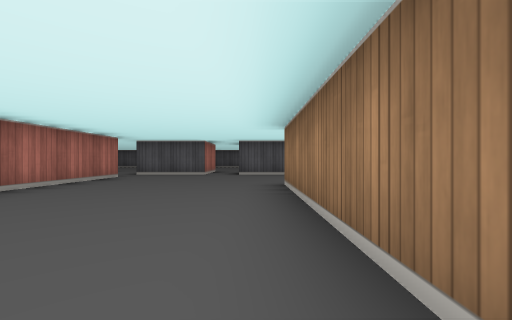
[1] (above)

18 first-person views from a walk through a cub3D maze. The camera is about half as high as the walls, looks level and sees 90° across. The floor is counted in squares. Each view is taken from the middle of a square. On the plan, view 1 faces up. The plan holds only what a view shows up to about 9 squares ahead; the rest is blank.

[2]
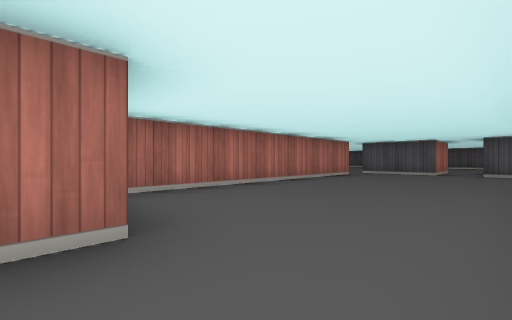

[3]
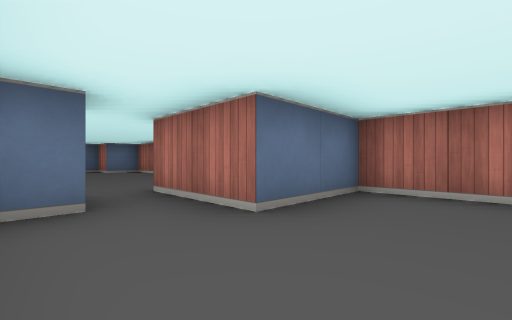

[4]
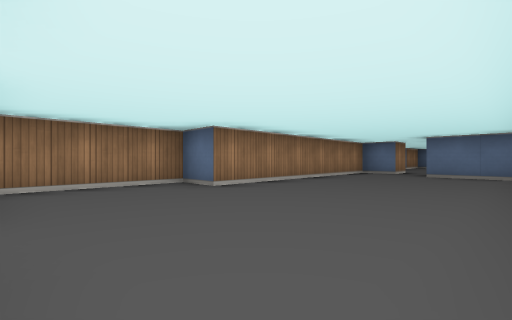

[5]
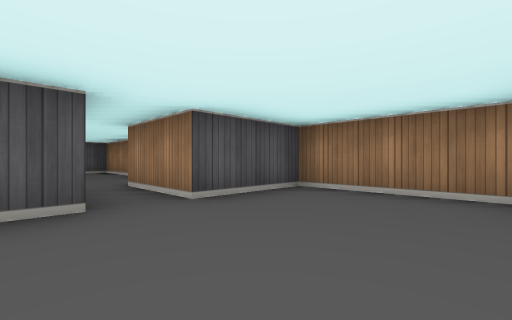

[6]
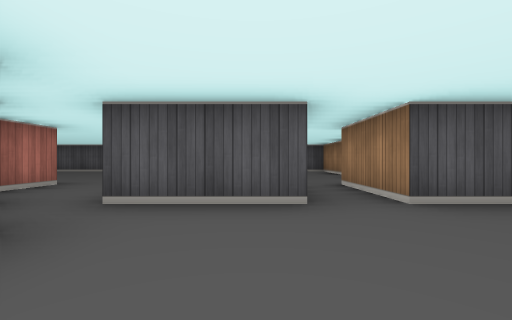

[7]
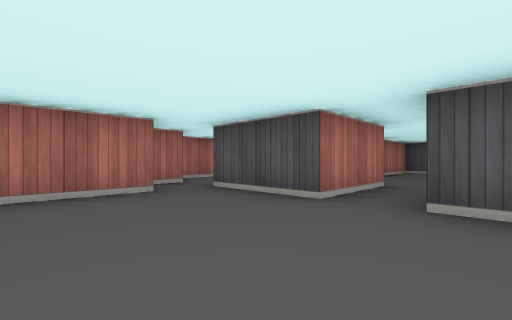

[8]
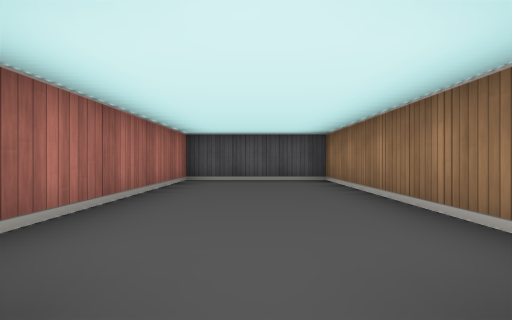

[9]
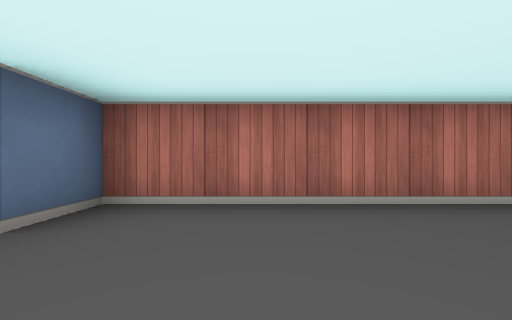

[10]
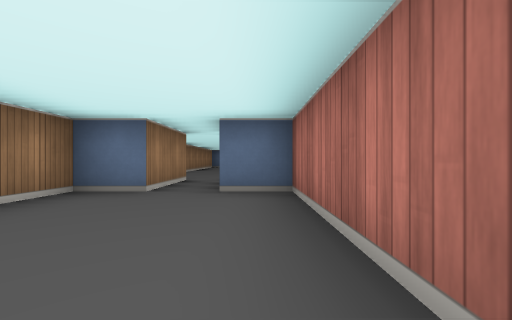

[11]
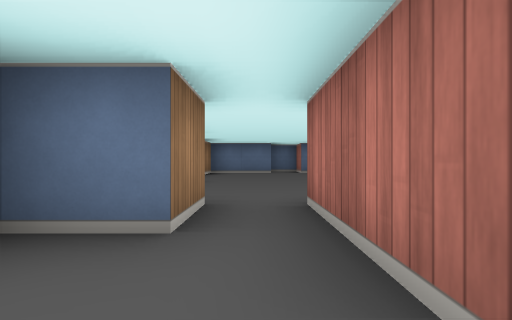

[12]
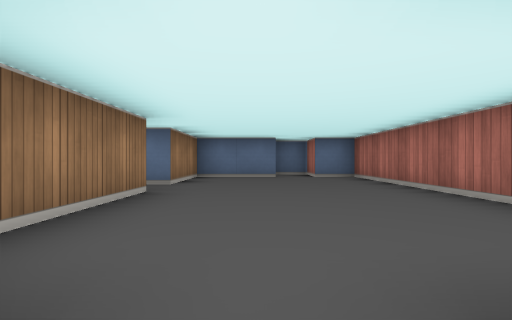

[13]
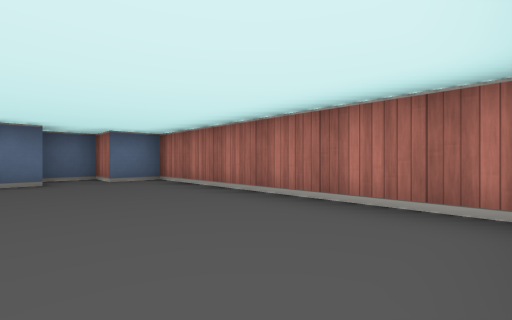

[14]
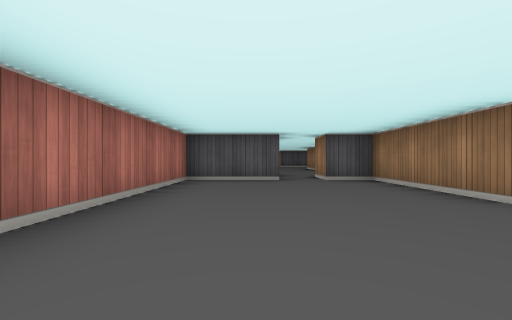

[15]
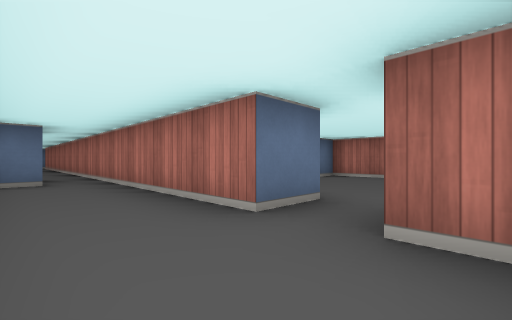

[16]
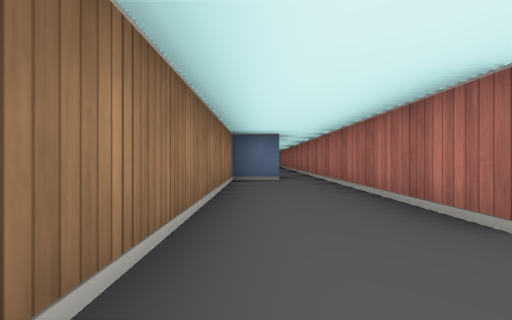

[17]
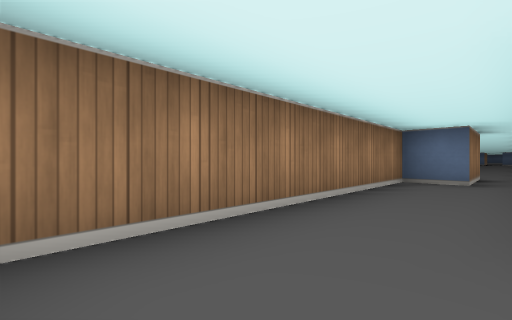

[18]
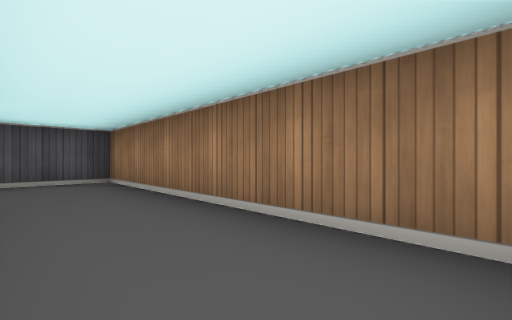

### Floor plan
Points are (right, up) in squares from view 1. A wall is a line through its corners. A room is listed if a view was taken in it or the views show most of it. See-through windows are left out.
Room 1 (views 1, 2, 3, 4, 5, 6, 7, 8, 11, 12)
walls: (-3.5, 6.5) (-3.5, -0.5) (-1.5, -0.5) (-1.5, -2.5); (-4.5, 7.5) (-4.5, 6.9); (-1.5, 9.5) (-1.5, 7.5) (-3.5, 7.5); (-0.5, -2.5) (-0.5, -1.5) (0.5, -1.5) (0.5, 4.5) (1.5, 4.5) (1.5, 7.5) (-0.5, 7.5) (-0.5, 9.5)
ways out: opening at (-1, 8.5) to room 2; opening at (-1, -2) to room 3; opening at (-4, 8.5)
Room 2 (views 9, 10)
walls: (-0.5, 9.5) (0.5, 9.5) (0.5, 14.5) (-2.5, 14.5) (-2.5, 9.5) (-1.5, 9.5)
ways out: opening at (-1, 8.5) to room 1
Room 3 (views 13, 14)
walls: (-1.5, -8.5) (0.5, -8.5) (0.5, -6.5); (0.5, -5.5) (0.5, -2.5) (-0.5, -2.5); (-1.5, -2.5) (-3.5, -2.5) (-3.5, -8.5) (-2.5, -8.5) (-2.5, -9.5) (-1.5, -9.5)
ways out: opening at (-1, -2) to room 1; opening at (1, -6) to room 4
Room 4 (views 15, 16, 17, 18)
walls: (0.5, -6.5) (1.5, -6.5) (1.5, -12.4); (1.5, -5) (1.5, -5.5); (2.5, -12.4) (2.5, -10.5) (3.5, -10.5) (3.5, -4.5) (2, -4.5)
ways out: opening at (1, -6) to room 3; opening at (2, -13)

Where each view was taken, in squares from view 1:
view 1: 0 up, 0 right, facing up
view 2: 1 down, 0 right, facing up-left
view 3: 1 up, 0 right, facing down-left
view 4: 7 up, 3 left, facing down-right
view 5: 5 up, 2 left, facing up-right
view 6: 5 up, 2 left, facing up
view 7: 5 up, 0 right, facing up-left
view 8: 9 up, 1 left, facing up
view 9: 11 up, 0 right, facing left
view 10: 13 up, 2 left, facing down
view 11: 0 up, 1 left, facing down
view 12: 2 down, 1 left, facing down
view 13: 3 down, 1 left, facing down-left
view 14: 8 down, 2 left, facing up
view 15: 5 down, 3 right, facing down-left
view 16: 5 down, 3 right, facing down
view 17: 5 down, 2 right, facing down-right
view 18: 10 down, 2 right, facing up-right
